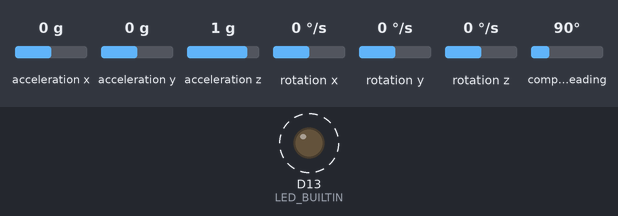
A sketch run on a simulated Arduino Nano 33 BLE. Parts: output pins drawn as LEDs (lit = HIGH). Dashed ring = blinking. Inputs (shaded band) come from the test bench; at power-on: acceleration x 0 g, acceleration y 0 g, acceleration z 1 g, rotation x 0 °/s, rotation y 0 °/s, rotation z 0 °/s, compass heading 90°. What the sketch prints to the serial monitor is not drawn.

Above: at 0.12 s.
Timing chart, 0 to 3.0 s (numbered marks = the images above):
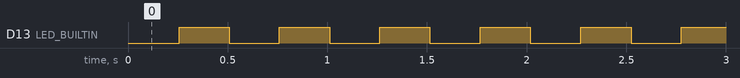

The sketch:

imu_stream.ino
```cpp
// (licence header left out)
/*
  imu_stream.ino
  MOBI311 Week 2, IMU System setup

  Reads the IMU on an Arduino Nano 33 BLE Sense and sends one sample at a time
  over the USB cable, over Bluetooth Low Energy, or both at once. Nothing else
  runs on the board, so the interval between samples is the interval between
  measurements.

  Board   Tools > Board > Arduino Mbed OS Nano Boards > Arduino Nano 33 BLE
  Library Tools > Manage Libraries > "Arduino_BMI270_BMM150"
          and, if USE_BLE is 1 below,  "ArduinoBLE"
  Speed   Tools > Serial Monitor > 115200 baud

  Over the cable one line looks like this.

      417,4185922,-0.03137,0.27100,-0.95923,-0.3662,0.6104,-0.3052,102.31,-11.06,180.44

      n        sample number, counts up by one, so a gap means a lost line
      micros   the board's clock in microseconds when the sample was read
      ax ay az acceleration in g          (1 g = 9.80665 m/s^2)
      gx gy gz angular rate in degrees per second
      mx my mz magnetic field in microtesla

  Lines that start with # are notes for the reader, not measurements.
  Send "?" from the Serial Monitor to print the header again.

  Over Bluetooth the same numbers go out as 18 raw bytes per sample instead of
  as text, because a radio packet holds 20 and the text above is 78. Nothing
  is lost: the bytes are the same measurements with the decimal point agreed
  in advance. See BLE_UUID below for what is in them.

  The built-in LED says what the board is doing.
      blinking once a second   waiting. Nothing has the cable open and no
                               phone or computer has connected over Bluetooth
      blinking twice a second  streaming
      fast blink               the IMU did not answer. Check BOARD_REV below
*/

// ===============================================================
// Set this to the revision printed on your board, then upload.
// Rev2 is the one handed out in class.
// ===============================================================

#define BOARD_REV 2      // 2 = Nano 33 BLE Sense Rev2.  1 = Nano 33 BLE Sense.

#define USE_BLE 0        // 0 = cable only, as shipped.  1 = also send over Bluetooth,
                         //     which the course turns on later and needs the
                         //     ArduinoBLE library to compile.
                         //
                         // Measured on the board this was written for:
                         //   cable, USE_BLE 0        96 samples a second
                         //   cable, USE_BLE 1        70 samples a second
                         //   radio                   97 samples a second
                         //
                         // The radio is not free, but the cost falls on the
                         // cable, not on the radio. Simply having the
                         // Bluetooth stack running takes a quarter of the
                         // sketch's time whether or not anything has
                         // connected, and what it takes comes out of the
                         // sending over USB. Nothing in Week 2 needs those
                         // thirty samples. Set this to 0 to have them back.

// ===============================================================

#include <Wire.h>

#if BOARD_REV == 2
  #include <Arduino_BMI270_BMM150.h>          // Rev2: BMI270 and BMM150
  #define IMU_NAME "BMI270_BMM150"
#elif BOARD_REV == 1
  #include <Arduino_LSM9DS1.h>                // Rev1: LSM9DS1
  #define IMU_NAME "LSM9DS1"
#else
  #error "BOARD_REV must be 1 or 2."
#endif

#if USE_BLE
  #include <ArduinoBLE.h>
  #include <utility/ATT.h>      // for setMaxMtu, which ArduinoBLE does not expose
#endif

const char VERSION[] = "1.1";
const unsigned long BAUD = 115200;

unsigned long n = 0;             // sample number
unsigned long led_us = 0;        // last time the LED changed
bool led_on = false;
bool imu_ok = false;             // did the IMU answer at start-up
bool announced = false;          // has the header gone out to this listener
bool live = false;               // is a program on the computer listening
unsigned long checked_ms = 0;    // last time that was asked

// The gyroscope and the magnetometer are not always ready when the
// accelerometer is. The last value read is kept and sent again.
float ax = 0, ay = 0, az = 0;
float gx = 0, gy = 0, gz = 0;
float mx = 0, my = 0, mz = 0;

#if USE_BLE
/*
  What goes out over the radio.

  The service and its three characteristics spell what they are: 494d554c is
  "IMUL" written in hexadecimal and 4142 is "AB". The last digit says which
  one it is. Nothing here names a course or a week, because the same board and
  the same sketch are used all term.

    ...0001  imu   four samples at a time, 18 bytes each, 72 in a packet
             uint32 micros
             int16  ax ay az     divide by 4096 for g
             int16  gx gy gz     divide by 16   for degrees per second
             uint16 n            the sample number, lowest sixteen bits
    ...0002  mag    6 bytes, sent about twelve times a second
             int16  mx my mz     divide by 16   for microtesla
    ...0003  info  the same header line the cable prints, readable once

  Four at a time, not one. A radio packet holds twenty bytes unless both ends
  agree on more, and the two ends only get one packet across per connection
  event. Windows settles on an event every fifteen to twenty milliseconds,
  which is fifty samples a second at one sample a packet, and the board makes
  seventy. The rest were being thrown away. Asking for a larger packet and
  filling it costs sixty milliseconds of delay and gets all of them through.

  Every board answers to the same service, so they are told apart by name:
  each advertises IMU-XXXX, where XXXX is the last four digits of its own
  Bluetooth address. A room full of boards is a room full of different names.
*/
#define BLE_UUID(last) "494d554c-4142-4000-8000-00000000000" last

BLEService imuService(BLE_UUID("0"));
const int BLE_RECORD = 18;       // bytes in one sample
const int BLE_BATCH = 4;         // samples in one packet

BLECharacteristic imuChar(BLE_UUID("1"), BLERead | BLENotify, BLE_RECORD * BLE_BATCH);
BLECharacteristic magChar(BLE_UUID("2"), BLERead | BLENotify, 6);
BLECharacteristic infoChar(BLE_UUID("3"), BLERead, 120);

// How many counts stand for one unit. Chosen so that the largest reading each
// sensor can produce still fits in a signed sixteen-bit number.
const float A_SCALE = 4096.0f;   // counts per g,               reaches 8 g
const float G_SCALE = 16.0f;     // counts per degree a second,  reaches 2048
const float M_SCALE = 16.0f;     // counts per microtesla,       reaches 2048

uint8_t ble_buf[BLE_RECORD * BLE_BATCH];
int ble_fill = 0;                // bytes waiting to go out

bool ble_ok = false;             // did the radio start
bool ble_live = false;           // is something connected to it
unsigned long polled_ms = 0;     // last time the radio was given a turn
char ble_name[16] = "IMU";

int16_t clamp16(float v) {
  if (v > 32767.0f) return 32767;
  if (v < -32768.0f) return -32768;
  return (int16_t)v;
}

void put16(uint8_t *p, int16_t v) {      // little endian, the way both ends read it
  p[0] = (uint8_t)(v & 0xFF);
  p[1] = (uint8_t)((v >> 8) & 0xFF);
}
#endif


void header(char *out, size_t size) {
  snprintf(out, size, "#imu_stream %s imu=%s accel_hz=%.1f gyro_hz=%.1f mag_hz=%.1f",
           VERSION, IMU_NAME,
           IMU.accelerationSampleRate(), IMU.gyroscopeSampleRate(),
           IMU.magneticFieldSampleRate());
}


void print_header() {
  char line[140];
  header(line, sizeof(line));
  Serial.println(line);
  Serial.println("#COLUMNS n,micros,ax_g,ay_g,az_g,gx_dps,gy_dps,gz_dps,mx_ut,my_ut,mz_ut");
}


void setup() {
  pinMode(LED_BUILTIN, OUTPUT);
  digitalWrite(LED_BUILTIN, HIGH);

  Serial.begin(BAUD);
  imu_ok = IMU.begin();

  // The IMU sits on the board's own I2C bus, which starts at 100 kHz. Reading
  // nine numbers takes several transactions, and at 100 kHz those cost more
  // than the sensor's own sampling interval. 400 kHz is inside spec for both
  // chips and is what lets the sketch keep up.
  Wire1.setClock(400000);

#if USE_BLE
  if (imu_ok) {
    ble_ok = BLE.begin();
  }
  if (ble_ok) {
    // The address is fixed in the chip, so a board keeps its name across
    // uploads and a student can write it on the box.
    String addr = BLE.address();          // "aa:bb:cc:dd:ee:ff"
    addr.replace(":", "");
    String tail = addr.substring(addr.length() - 4);
    tail.toUpperCase();
    snprintf(ble_name, sizeof(ble_name), "IMU-%s", tail.c_str());

    BLE.setLocalName(ble_name);
    BLE.setDeviceName(ble_name);
    BLE.setAdvertisedService(imuService);
    imuService.addCharacteristic(imuChar);
    imuService.addCharacteristic(magChar);
    imuService.addCharacteristic(infoChar);
    BLE.addService(imuService);

    char line[140];
    header(line, sizeof(line));
    infoChar.writeValue((const uint8_t *)line, strlen(line));

    // 1.25 ms per unit, so this asks for a packet every 7.5 to 15 ms. The
    // computer at the other end has the final say and often wants slower.
    BLE.setConnectionInterval(6, 12);
    // Room for one full batch and the three bytes of header around it.
    ATT.setMaxMtu(BLE_RECORD * BLE_BATCH + 3);
    BLE.advertise();
  }
#endif

  // Nothing is printed here. On this board Serial goes over USB, and writing
  // to a USB port that no program has open blocks for ever. Everything waits
  // for loop() to see a listener.
}


void loop() {
  unsigned long now_ms = millis();

  // Asking Serial whether anyone is listening costs a millisecond every time:
  // the core sleeps inside that test on purpose, so that the common
  // "while (!Serial)" wait cannot starve the USB thread. Asked once per
  // sample it would cap the sketch well below the sensor's own rate, so the
  // answer is kept and refreshed four times a second. Writing is safe in
  // between; the core drops what it cannot send.
  if (now_ms - checked_ms >= 250) {
    checked_ms = now_ms;
    live = (bool)Serial;
  }

#if USE_BLE
  // Once a millisecond, not once a loop. This loop spins tens of thousands of
  // times a second waiting for the next accelerometer sample, and polling the
  // radio on every one of those turns cost a quarter of the cable's sample
  // rate: 95 a second fell to 72. A thousand polls a second is still eight
  // times more often than the radio has anything to say, at the fastest
  // connection interval a phone or computer will agree to.
  if (ble_ok && now_ms != polled_ms) {
    polled_ms = now_ms;
    BLE.poll();                    // let the radio answer. Does not wait.
    ble_live = BLE.connected();
  }
  const bool ble_on = ble_live;
#else
  const bool ble_on = false;
#endif

  // Nobody on either link, nothing to do. delay() hands the processor to the
  // USB stack; a tight loop here would starve it and the board would stop
  // answering the computer altogether, uploads included.
  if (!live && !ble_on) {
    announced = false;
#if USE_BLE
    ble_fill = 0;
#endif
    digitalWrite(LED_BUILTIN, (now_ms / 1000) % 2 ? HIGH : LOW);
    delay(10);
    return;
  }

  if (!announced) {
    announced = true;
    n = 0;
    if (live) {
      print_header();
    }
  }

  if (!imu_ok) {
    // The board is fine, the IMU did not answer. Almost always BOARD_REV
    // set to the revision you do not have.
    if (live) {
      Serial.println("#ERROR IMU.begin() failed. Check BOARD_REV against the board you have.");
    }
    for (int i = 0; i < 10; i++) {
      digitalWrite(LED_BUILTIN, (i % 2) ? HIGH : LOW);
      delay(100);
    }
    return;
  }

  if (live && Serial.available() > 0) {
    if (Serial.read() == '?') {
      print_header();
    }
  }

  // The accelerometer sets the pace. One sample goes out per acceleration
  // reading, so the rate of the samples is the rate of the accelerometer.
  // yield() costs no time and lets the USB stack run while we wait.
  if (!IMU.accelerationAvailable()) {
    yield();
    return;
  }
  IMU.readAcceleration(ax, ay, az);

  if (IMU.gyroscopeAvailable()) {
    IMU.readGyroscope(gx, gy, gz);
  }

  // The magnetometer produces about ten readings a second while the
  // accelerometer produces a hundred. Asking it every time spends an I2C
  // transaction to be told "not yet" nine times out of ten.
  bool new_mag = false;
  if ((n % 8) == 0 && IMU.magneticFieldAvailable()) {
    IMU.readMagneticField(mx, my, mz);
    new_mag = true;
  }

  unsigned long us = micros();
  n++;

  if (live) {
    // The line is built first and sent in one piece. Serial.print sends one
    // character per USB transfer and every transfer waits for the next USB
    // frame, so printing the eleven numbers separately holds the whole sketch
    // down to about 22 lines a second instead of the sensor's hundred.
    char line[160];
    int len = snprintf(line, sizeof(line),
                       "%lu,%lu,%.5f,%.5f,%.5f,%.4f,%.4f,%.4f,%.2f,%.2f,%.2f\r\n",
                       n, us, ax, ay, az, gx, gy, gz, mx, my, mz);
    if (len > 0) {
      if (len > (int)sizeof(line) - 1) {
        len = (int)sizeof(line) - 1;
      }
      Serial.write((const uint8_t *)line, (size_t)len);
    }
  }

#if USE_BLE
  if (ble_on) {
    uint8_t *buf = ble_buf + ble_fill;
    buf[0] = (uint8_t)(us & 0xFF);
    buf[1] = (uint8_t)((us >> 8) & 0xFF);
    buf[2] = (uint8_t)((us >> 16) & 0xFF);
    buf[3] = (uint8_t)((us >> 24) & 0xFF);
    put16(buf + 4, clamp16(ax * A_SCALE));
    put16(buf + 6, clamp16(ay * A_SCALE));
    put16(buf + 8, clamp16(az * A_SCALE));
    put16(buf + 10, clamp16(gx * G_SCALE));
    put16(buf + 12, clamp16(gy * G_SCALE));
    put16(buf + 14, clamp16(gz * G_SCALE));
    put16(buf + 16, (int16_t)(n & 0xFFFF));
    ble_fill += BLE_RECORD;

    if (ble_fill >= (int)sizeof(ble_buf)) {
      imuChar.writeValue(ble_buf, ble_fill);
      ble_fill = 0;
    }

    if (new_mag) {
      uint8_t mbuf[6];
      put16(mbuf + 0, clamp16(mx * M_SCALE));
      put16(mbuf + 2, clamp16(my * M_SCALE));
      put16(mbuf + 4, clamp16(mz * M_SCALE));
      magChar.writeValue(mbuf, sizeof(mbuf));
    }
  }
#endif

  // Quarter of a second on, quarter off, so that streaming looks different
  // from waiting. If the LED stops blinking the sketch stopped running.
  if (us - led_us > 250000UL) {
    led_us = us;
    led_on = !led_on;
    digitalWrite(LED_BUILTIN, led_on ? HIGH : LOW);
  }
}
```

Measured:
- by itself, D13 (LED_BUILTIN): alternates HIGH for 0.25 s and LOW for 0.25 s
